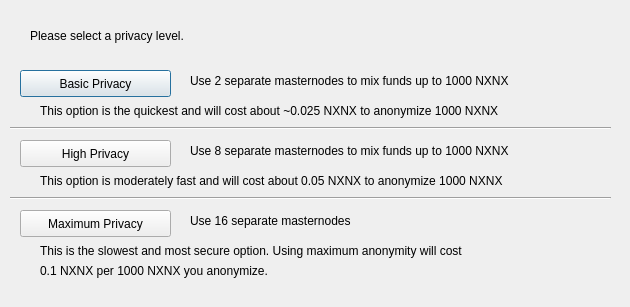
<?xml version="1.0" encoding="UTF-8"?>
<ui version="4.0">
 <class>DarksendConfig</class>
 <widget class="QDialog" name="DarksendConfig">
  <property name="geometry">
   <rect>
    <x>0</x>
    <y>0</y>
    <width>630</width>
    <height>307</height>
   </rect>
  </property>
  <property name="windowTitle">
   <string>Configure PrivateSend</string>
  </property>
  <widget class="QPushButton" name="buttonBasic">
   <property name="geometry">
    <rect>
     <x>20</x>
     <y>70</y>
     <width>151</width>
     <height>27</height>
    </rect>
   </property>
   <property name="text">
    <string>Basic Privacy</string>
   </property>
  </widget>
  <widget class="QPushButton" name="buttonHigh">
   <property name="geometry">
    <rect>
     <x>20</x>
     <y>140</y>
     <width>151</width>
     <height>27</height>
    </rect>
   </property>
   <property name="text">
    <string>High Privacy</string>
   </property>
  </widget>
  <widget class="QPushButton" name="buttonMax">
   <property name="geometry">
    <rect>
     <x>20</x>
     <y>210</y>
     <width>151</width>
     <height>27</height>
    </rect>
   </property>
   <property name="text">
    <string>Maximum Privacy</string>
   </property>
  </widget>
  <widget class="QLabel" name="label">
   <property name="geometry">
    <rect>
     <x>30</x>
     <y>20</y>
     <width>571</width>
     <height>31</height>
    </rect>
   </property>
   <property name="text">
    <string>Please select a privacy level.</string>
   </property>
  </widget>
  <widget class="QLabel" name="label_2">
   <property name="geometry">
    <rect>
     <x>190</x>
     <y>70</y>
     <width>421</width>
     <height>21</height>
    </rect>
   </property>
   <property name="text">
    <string>Use 2 separate masternodes to mix funds up to 1000 NXNX</string>
   </property>
  </widget>
  <widget class="QLabel" name="label_3">
   <property name="geometry">
    <rect>
     <x>190</x>
     <y>140</y>
     <width>411</width>
     <height>21</height>
    </rect>
   </property>
   <property name="text">
    <string>Use 8 separate masternodes to mix funds up to 1000 NXNX</string>
   </property>
  </widget>
  <widget class="QLabel" name="label_4">
   <property name="geometry">
    <rect>
     <x>190</x>
     <y>210</y>
     <width>421</width>
     <height>21</height>
    </rect>
   </property>
   <property name="text">
    <string>Use 16 separate masternodes</string>
   </property>
  </widget>
  <widget class="QLabel" name="label_6">
   <property name="geometry">
    <rect>
     <x>40</x>
     <y>100</y>
     <width>561</width>
     <height>21</height>
    </rect>
   </property>
   <property name="text">
    <string>This option is the quickest and will cost about ~0.025 NXNX to anonymize 1000 NXNX</string>
   </property>
  </widget>
  <widget class="QLabel" name="label_7">
   <property name="geometry">
    <rect>
     <x>40</x>
     <y>170</y>
     <width>561</width>
     <height>21</height>
    </rect>
   </property>
   <property name="text">
    <string>This option is moderately fast and will cost about 0.05 NXNX to anonymize 1000 NXNX</string>
   </property>
  </widget>
  <widget class="QLabel" name="label_8">
   <property name="geometry">
    <rect>
     <x>40</x>
     <y>240</y>
     <width>561</width>
     <height>21</height>
    </rect>
   </property>
   <property name="text">
    <string>This is the slowest and most secure option. Using maximum anonymity will cost</string>
   </property>
  </widget>
  <widget class="QLabel" name="label_9">
   <property name="geometry">
    <rect>
     <x>40</x>
     <y>260</y>
     <width>561</width>
     <height>21</height>
    </rect>
   </property>
   <property name="text">
    <string>0.1 NXNX per 1000 NXNX you anonymize.</string>
   </property>
  </widget>
  <widget class="Line" name="line">
   <property name="geometry">
    <rect>
     <x>10</x>
     <y>120</y>
     <width>601</width>
     <height>16</height>
    </rect>
   </property>
   <property name="orientation">
    <enum>Qt::Horizontal</enum>
   </property>
  </widget>
  <widget class="Line" name="line_2">
   <property name="geometry">
    <rect>
     <x>10</x>
     <y>190</y>
     <width>601</width>
     <height>16</height>
    </rect>
   </property>
   <property name="orientation">
    <enum>Qt::Horizontal</enum>
   </property>
  </widget>
 </widget>
 <resources/>
 <connections/>
</ui>
